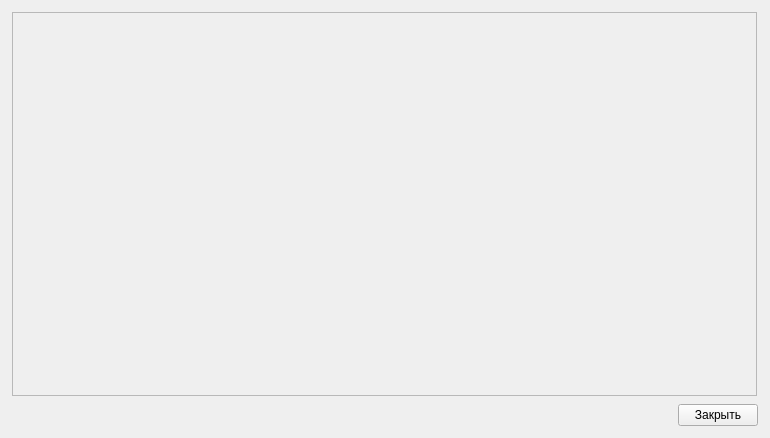
<?xml version="1.0" encoding="UTF-8"?>
<ui version="4.0">
 <class>help</class>
 <widget class="QWidget" name="help">
  <property name="geometry">
   <rect>
    <x>0</x>
    <y>0</y>
    <width>770</width>
    <height>438</height>
   </rect>
  </property>
  <property name="windowTitle">
   <string>Справка</string>
  </property>
  <layout class="QVBoxLayout" name="verticalLayout">
   <item>
    <widget class="QWidget" name="helpimg" native="true">
     <layout class="QVBoxLayout" name="verticalLayout_2">
      <property name="leftMargin">
       <number>1</number>
      </property>
      <property name="topMargin">
       <number>1</number>
      </property>
      <property name="rightMargin">
       <number>2</number>
      </property>
      <property name="bottomMargin">
       <number>1</number>
      </property>
      <item>
       <widget class="QScrollArea" name="scrollArea">
        <property name="widgetResizable">
         <bool>true</bool>
        </property>
        <widget class="QWidget" name="scrH">
         <property name="geometry">
          <rect>
           <x>0</x>
           <y>0</y>
           <width>747</width>
           <height>385</height>
          </rect>
         </property>
         <layout class="QVBoxLayout" name="verticalLayout_3"/>
        </widget>
       </widget>
      </item>
     </layout>
    </widget>
   </item>
   <item>
    <widget class="QWidget" name="widget" native="true">
     <layout class="QHBoxLayout" name="horizontalLayout">
      <property name="leftMargin">
       <number>1</number>
      </property>
      <property name="topMargin">
       <number>1</number>
      </property>
      <property name="rightMargin">
       <number>1</number>
      </property>
      <property name="bottomMargin">
       <number>1</number>
      </property>
      <item>
       <spacer name="horizontalSpacer">
        <property name="orientation">
         <enum>Qt::Horizontal</enum>
        </property>
        <property name="sizeHint" stdset="0">
         <size>
          <width>40</width>
          <height>20</height>
         </size>
        </property>
       </spacer>
      </item>
      <item>
       <widget class="QPushButton" name="pushButton">
        <property name="text">
         <string>Закрыть</string>
        </property>
       </widget>
      </item>
     </layout>
    </widget>
   </item>
  </layout>
 </widget>
 <resources/>
 <connections/>
</ui>
